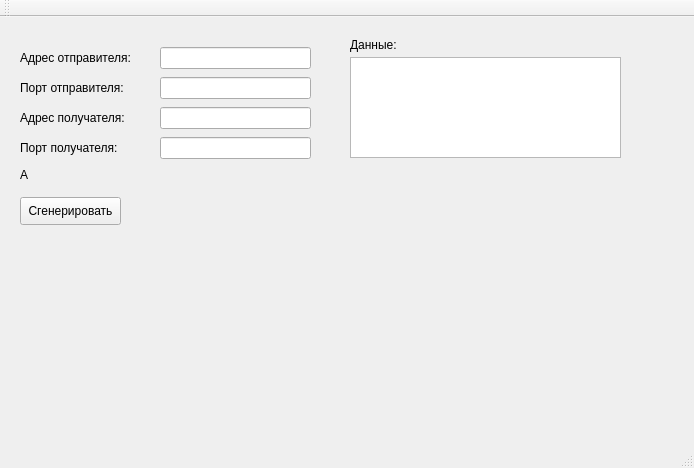
<?xml version="1.0" encoding="UTF-8"?>
<ui version="4.0">
 <class>MainWindow</class>
 <widget class="QMainWindow" name="MainWindow">
  <property name="geometry">
   <rect>
    <x>0</x>
    <y>0</y>
    <width>694</width>
    <height>468</height>
   </rect>
  </property>
  <property name="contextMenuPolicy">
   <enum>Qt::NoContextMenu</enum>
  </property>
  <property name="windowTitle">
   <string>IP Package Generator</string>
  </property>
  <widget class="QWidget" name="centralWidget">
   <widget class="QLineEdit" name="lEditRcvAddress">
    <property name="geometry">
     <rect>
      <x>160</x>
      <y>30</y>
      <width>151</width>
      <height>22</height>
     </rect>
    </property>
   </widget>
   <widget class="QLabel" name="lblReceiverAddress">
    <property name="geometry">
     <rect>
      <x>20</x>
      <y>90</y>
      <width>141</width>
      <height>22</height>
     </rect>
    </property>
    <property name="text">
     <string>Адрес получателя:</string>
    </property>
    <property name="buddy">
     <cstring>lEditSndAddr</cstring>
    </property>
   </widget>
   <widget class="QLineEdit" name="lEditRcvPort">
    <property name="geometry">
     <rect>
      <x>160</x>
      <y>60</y>
      <width>151</width>
      <height>22</height>
     </rect>
    </property>
   </widget>
   <widget class="QPushButton" name="btnGeneratePckg">
    <property name="geometry">
     <rect>
      <x>20</x>
      <y>180</y>
      <width>101</width>
      <height>28</height>
     </rect>
    </property>
    <property name="text">
     <string>Сгенерировать</string>
    </property>
   </widget>
   <widget class="QLabel" name="lblSenderAddress">
    <property name="geometry">
     <rect>
      <x>20</x>
      <y>30</y>
      <width>141</width>
      <height>22</height>
     </rect>
    </property>
    <property name="text">
     <string>Адрес отправителя:</string>
    </property>
    <property name="buddy">
     <cstring>lEditRcvAddress</cstring>
    </property>
   </widget>
   <widget class="QLabel" name="lblSenderPort">
    <property name="geometry">
     <rect>
      <x>20</x>
      <y>60</y>
      <width>141</width>
      <height>22</height>
     </rect>
    </property>
    <property name="text">
     <string>Порт отправителя:</string>
    </property>
    <property name="buddy">
     <cstring>lEditRcvPort</cstring>
    </property>
   </widget>
   <widget class="QLineEdit" name="lEditSndAddr">
    <property name="geometry">
     <rect>
      <x>160</x>
      <y>90</y>
      <width>151</width>
      <height>22</height>
     </rect>
    </property>
   </widget>
   <widget class="QLabel" name="lblReceiverPort">
    <property name="geometry">
     <rect>
      <x>20</x>
      <y>120</y>
      <width>141</width>
      <height>22</height>
     </rect>
    </property>
    <property name="text">
     <string>Порт получателя:</string>
    </property>
    <property name="buddy">
     <cstring>lEditSndPort</cstring>
    </property>
   </widget>
   <widget class="QLineEdit" name="lEditSndPort">
    <property name="geometry">
     <rect>
      <x>160</x>
      <y>120</y>
      <width>151</width>
      <height>22</height>
     </rect>
    </property>
   </widget>
   <widget class="QLabel" name="lblErrorMsg">
    <property name="geometry">
     <rect>
      <x>20</x>
      <y>150</y>
      <width>481</width>
      <height>16</height>
     </rect>
    </property>
    <property name="text">
     <string>A</string>
    </property>
   </widget>
   <widget class="QLabel" name="lblData">
    <property name="geometry">
     <rect>
      <x>350</x>
      <y>20</y>
      <width>55</width>
      <height>16</height>
     </rect>
    </property>
    <property name="text">
     <string>Данные:</string>
    </property>
    <property name="buddy">
     <cstring>tEditData</cstring>
    </property>
   </widget>
   <widget class="QPlainTextEdit" name="tEditData">
    <property name="geometry">
     <rect>
      <x>350</x>
      <y>40</y>
      <width>271</width>
      <height>101</height>
     </rect>
    </property>
   </widget>
  </widget>
  <widget class="QMenuBar" name="menuBar">
   <property name="geometry">
    <rect>
     <x>0</x>
     <y>0</y>
     <width>694</width>
     <height>26</height>
    </rect>
   </property>
  </widget>
  <widget class="QToolBar" name="mainToolBar">
   <attribute name="toolBarArea">
    <enum>TopToolBarArea</enum>
   </attribute>
   <attribute name="toolBarBreak">
    <bool>false</bool>
   </attribute>
  </widget>
  <widget class="QStatusBar" name="statusBar"/>
 </widget>
 <layoutdefault spacing="6" margin="11"/>
 <resources/>
 <connections/>
</ui>
